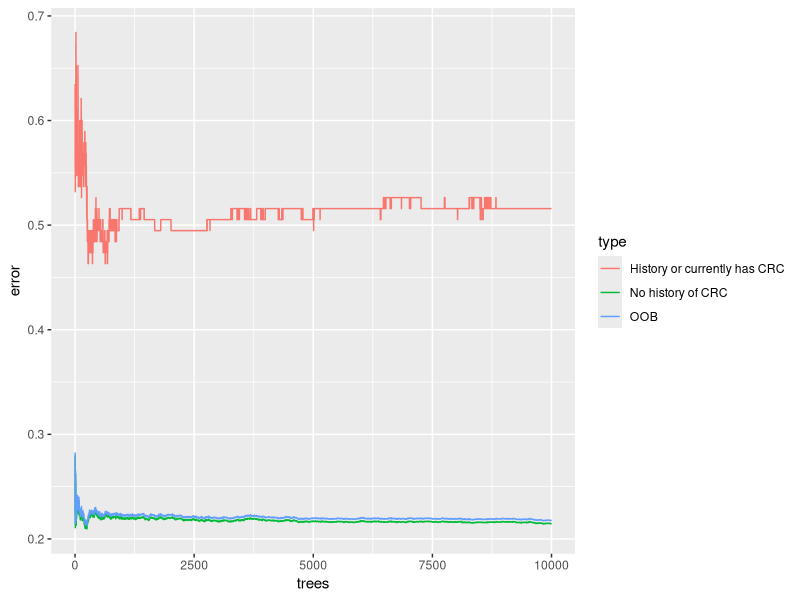
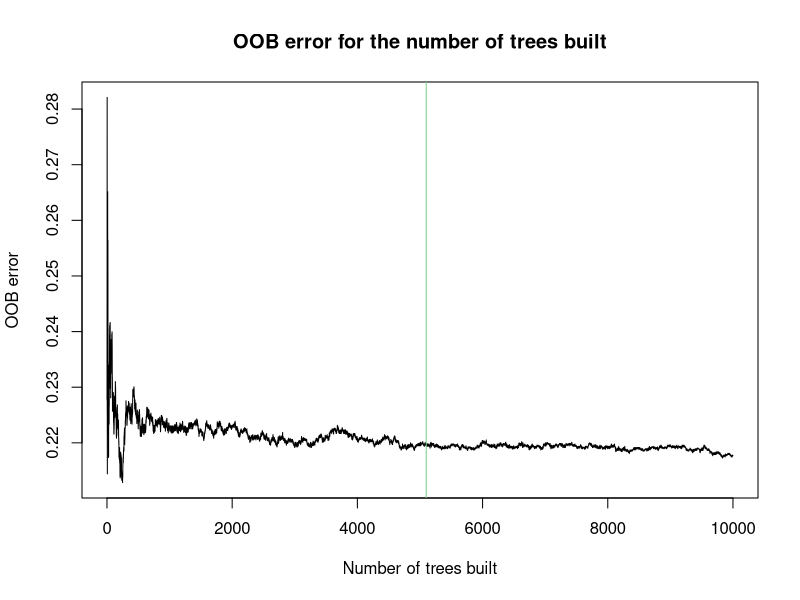
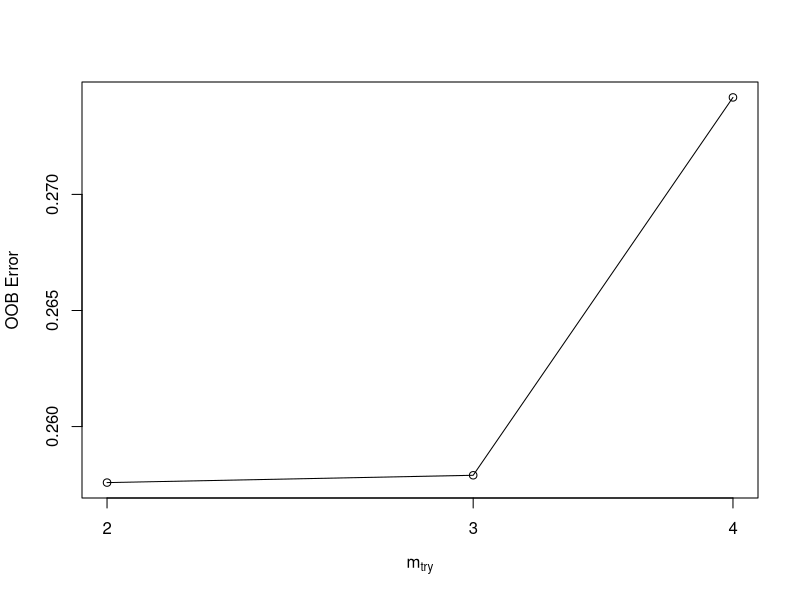
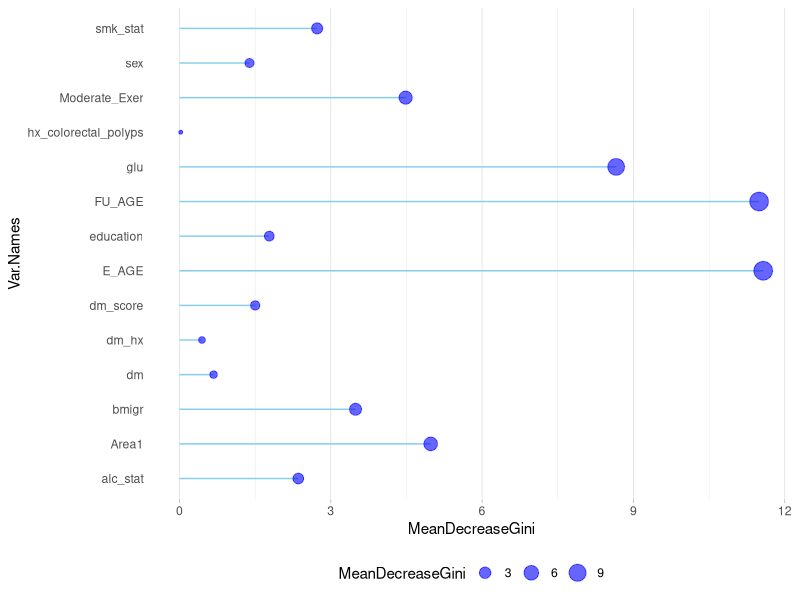

Source code (R) for these figures, in order:
library(dplyr)
library(randomForest)
library(caret)
library(ggplot2)
library(tidyr)

### Setting up data ------------------------------------------------------------

data = read.csv("datasets/KMCC DM CRC.csv")

# set factor variables
var_ind = c(2,5,6,8,9,10,11,12,13,14,15,16)
for(i in 1:length(var_ind)){
  data[,var_ind[i]] = as.factor(data[,var_ind[i]])
}

new_data = data
miss_var_ind = c(11,12,14,15,16)
# if certain column values = 6 or 9, then replace the value with an NA
new_data[, miss_var_ind][new_data[,miss_var_ind] == 6 | new_data[,miss_var_ind] == 9] = NA

# remove observations with missing values
me_miss_ind = which(is.na(new_data$Moderate_Exer))
hx_miss_ind = which(is.na(new_data$hx_colorectal_polyps))
ed_miss_ind = which(is.na(new_data$education))
alc_miss_ind = which(is.na(new_data$alc_stat))
smk_miss_ind = which(is.na(new_data$smk_stat))
all_miss_ind = unique(c(me_miss_ind, hx_miss_ind, 
                        ed_miss_ind, alc_miss_ind, smk_miss_ind))
all_missing_data = new_data[all_miss_ind,]

# finalized dataset we are working with for modeling
remain_data = (new_data[-all_miss_ind,])[,-1]
remain0_data = remain_data %>% filter(CRC == 0)
remain1_data = remain_data %>% filter(CRC == 1)

### RANDOM FOREST MODELING with training data ----------------------------------

## 1. set seed
set.seed(692)

## 2. partition data for training and testing
train0_index = createDataPartition(remain0_data$CRC, p = .8, list = FALSE) %>% 
  as.vector(.)
train1_index = createDataPartition(remain1_data$CRC, p = 0.67, list = FALSE) %>%
  as.vector(.)
train0 = remain0_data[train0_index,]
train1 = remain1_data[train1_index,]
test0 = remain0_data[-train0_index,]
test1 = remain1_data[-train1_index,]
train_data = rbind(train0, train1)
test_data = rbind(test0, test1)

## 3. run model
#rf1 = randomForest(CRC ~ ., data = train_data, ntree = 10000, 
#                  sampsize = c('0' = 30, '1' = 30))
#rf2 = randomForest(CRC ~ ., data = train_data, ntree = 10000, 
#                   sampsize = c('0' = 40, '1' = 40))
#rf3 = randomForest(CRC ~ ., data = train_data, ntree = 10000, 
#             sampsize = c('0' = 50, '1' = 50))
rf4 = randomForest(CRC ~ ., data = train_data, ntree = 10000, 
                   sampsize = c('0' = 60, '1' = 60))
#rf5 =randomForest(CRC ~ ., data = train_data, ntree = 10000, 
#             sampsize = c('0' = 70, '1' = 70))
print(rf)


### TUNING RANDOM FOREST -------------------------------------------------------

## 1. tune number of trees built aka ntree

# plot with all 3 types of errors
rf = rf4 # using 60,60
oob_data = data.frame(
  trees = rep(1:nrow(rf$err.rate), 3), 
  type = rep(c("OOB","No history of CRC","History or currently has CRC"), 
             each = nrow(rf$err.rate)),
  error = c(rf$err.rate[,"OOB"], rf$err.rate[,"0"], 
            rf$err.rate[,"1"]))
ggplot(data = oob_data, aes(x = trees, y= error)) + 
  geom_line(aes(color = type))

# plot with only OOB
plot((oob_data %>% filter(type == "OOB"))$trees,
     (oob_data %>% filter(type == "OOB"))$error, type = "l", 
     xlab = "Number of trees built",
     ylab = "OOB error",
     main = "OOB error for the number of trees built")
abline(v = 5100,col = rgb(0.49, 0.81, 0.54))


## 2. tune number of variables selected at each split aka mtry
tuneRF(train_data[,-1], train_data$CRC, nTreeTry = 5100, 
       stepFactor=1.5,improve=0.01, trace=TRUE, plot=TRUE,
       sampsize = c('0' = 40, '1' = 40))


### RERUN RANDOM FOREST USING TUNED PARAMETERS ---------------------------------
rm(rf1)
rm(rf2)
rm(rf3)
rm(rf5)
rf_final = randomForest(CRC ~ ., data = train_data, ntree = 5100, 
                        sampsize = c('0' = 60, '1' = 60))
print(rf_final)


# visualizing variable importance
# Get variable importance from the initial model fit using training data
imp_data = as.data.frame(importance(rf_final))
imp_data$Var.Names = row.names(imp_data)

# the higher the mean decrease gini = the higher the variable importance
ggplot(imp_data, aes(x=Var.Names, y=MeanDecreaseGini)) +
  geom_segment( aes(x=Var.Names, xend=Var.Names, y=0, yend=MeanDecreaseGini), color="skyblue") +
  geom_point(aes(size = MeanDecreaseGini), color="blue", alpha=0.6) +
  theme_light() +
  coord_flip() +
  theme(
    legend.position="bottom",
    panel.grid.major.y = element_blank(),
    panel.border = element_blank(),
    axis.ticks.y = element_blank()
  )


### USING RANDOM FOREST MODELING ON TESTING DATA -------------------------------

rf_pred = predict(rf_final, test_data)
confusionMatrix(rf_pred, test_data$CRC)
